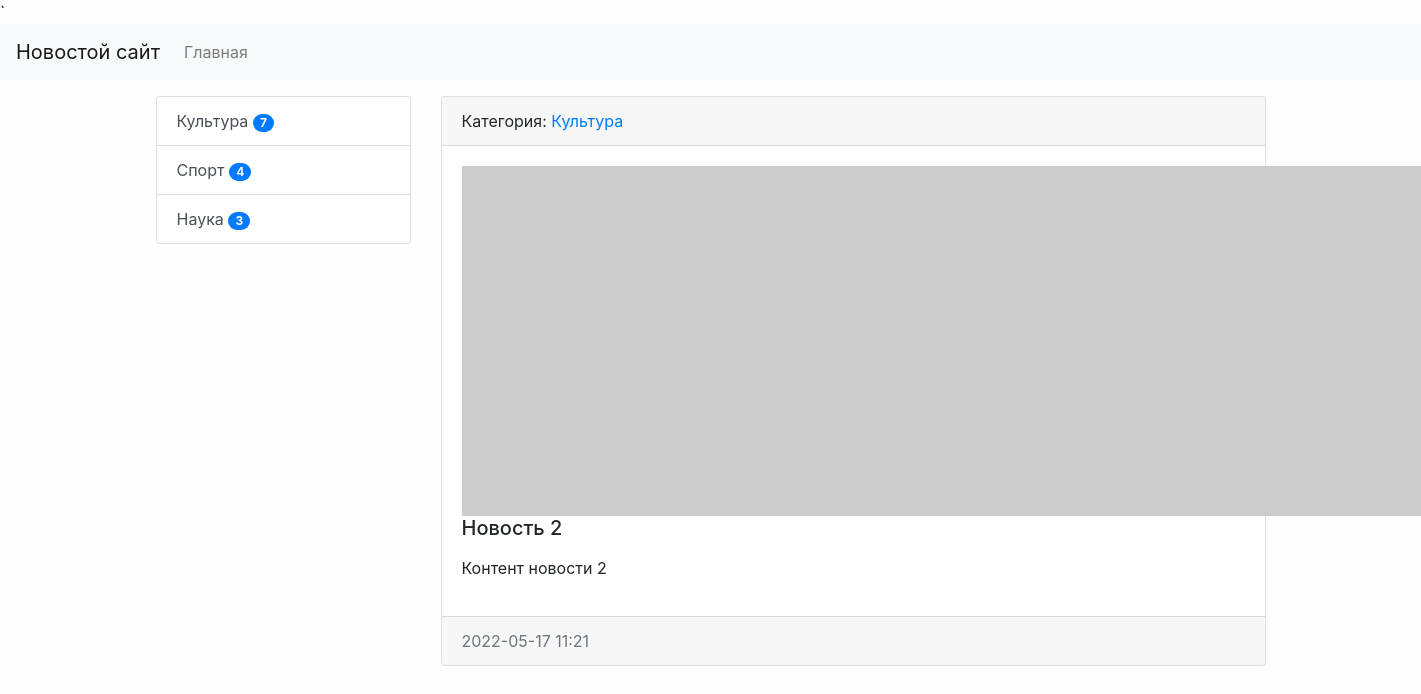
The page /news/2 on the database its author committed.
### news/models.py (models this page shows, shortened)
class Category(models.Model):
    title = models.CharField(max_length=150, db_index=True, verbose_name='Наименование категории')
    def get_absolute_url(self):
        return reverse('category', kwargs={"category_id": self.pk})
    def __str__(self):
        return self.title
    class Meta:
        verbose_name = 'Категория'
        verbose_name_plural = 'Категории'
        ordering = ['title']

class News(models.Model):
    title = models.CharField(max_length=150, verbose_name='Наименование')
    content = models.TextField(blank=True, verbose_name='Контент')
    created_at = models.DateTimeField(auto_now_add=True, verbose_name='Дата публикации')
    update_at = models.DateTimeField(auto_now=True, verbose_name='Обновлено')
    image = models.ImageField(upload_to='photos/%Y/%m/%d/', verbose_name='Фото', blank=True)
    is_published = models.BooleanField(default=True, verbose_name='Опубликовано')
    category = models.ForeignKey('Category', on_delete=models.PROTECT, verbose_name='Категория')
    views = models.IntegerField(default=0)
    class Meta:
        verbose_name = 'Новость'
        verbose_name_plural = 'Новости'
        ordering = ['-created_at']

### news/views.py (the view)
# urls.py: path('news/<int:pk>', ViewNews.as_view(), name='view_news'),
class ViewNews(DetailView):
    model = News
    context_object_name = 'news_item'

### news/templatetags/news_tags.py (called while the page is built)
@register.inclusion_tag('news/list_categories.html')
def show_categories(arg1='Hello', arg2='world'):
    categories = Category.objects.annotate(cnt=Count('news')).filter(cnt__gt=0)
    return {"categories": categories, "arg1": arg1, "arg2": arg2}

### news/templates/news/news_detail.html (shortened to what this page needs)
`{% extends 'base.html' %}
{% block sidebar %}
{% include 'inc/_sidebar.html' %}
{% endblock %}
{% block content %}
<div class="card mb-3">
    <div class="card-header">
        Категория: <a href="{{ news_item.category.get_absolute_url }}">{{ news_item.category }}</a>
    </div>
    <div class="card-body">
            {% if item.image %}
            <img src="{{ news_item.photo.url }}" alt="" width="350" class="float-left mr-3">
            {% else %}
            <img src="https://picsum.photos/id/1060/350/235/?blur=2" alt="" class="float-left mr-3">
            {% endif %}
                <h5 class="card-title">{{ news_item.title }}</h5>
                <p class="card-text">{{ news_item.content|safe|linebreaks }}</p>
    </div>
    <div class="card-footer text-muted">
        {{ news_item.created_at|date:"Y-m-d H:i" }}
    </div>
</div>
{% endblock %}

### news/templates/news/list_categories.html
<div class="list-group">
    {% for item in categories %}
    <a href="{{ item.get_absolute_url }}" class="list-group-item list-group-item-action">{{ item.title }} <span class="badge badge-primary badge-pill">{{ item.cnt }}</span></a>
    {% endfor %}
</div>

### mysite/static/css/style.css (style rules this page uses)
body { background-color: #fefefe; }

### rows shown on the page
Category: title "Культура", cnt "7"
Category: title "Спорт", cnt "4"
Category: title "Наука", cnt "3"
News: category "Культура", title "Новость 2", content "Контент новости 2", created_at "2022-05-17 11:21"
